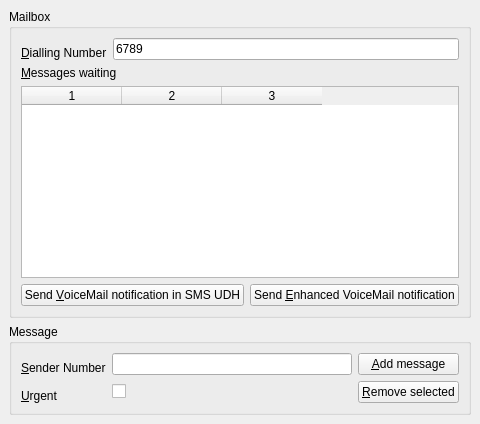
     <widget class="QWidget" name="tab_4">
      <attribute name="title">
       <string>VoiceMail</string>
      </attribute>
      <layout class="QVBoxLayout">
       <property name="spacing">
        <number>6</number>
       </property>
       <property name="leftMargin">
        <number>9</number>
       </property>
       <property name="topMargin">
        <number>9</number>
       </property>
       <property name="rightMargin">
        <number>9</number>
       </property>
       <property name="bottomMargin">
        <number>9</number>
       </property>
       <item>
        <widget class="QGroupBox" name="gbMailbox">
         <property name="title">
          <string>Mailbox</string>
         </property>
         <layout class="QVBoxLayout">
          <item>
           <layout class="QGridLayout">
            <item row="0" column="0">
             <widget class="QLabel" name="lblDiallingNumber">
              <property name="text">
               <string>&amp;Dialling Number</string>
              </property>
              <property name="alignment">
               <set>Qt::AlignBottom|Qt::AlignLeading|Qt::AlignLeft</set>
              </property>
              <property name="buddy">
               <cstring>leServiceDiallingNumber</cstring>
              </property>
             </widget>
            </item>
            <item row="0" column="1">
             <widget class="QLineEdit" name="leServiceDiallingNumber">
              <property name="inputMask">
               <string/>
              </property>
              <property name="text">
               <string>6789</string>
              </property>
              <property name="maxLength">
               <number>12</number>
              </property>
             </widget>
            </item>
           </layout>
          </item>
          <item>
           <widget class="QLabel" name="leMessagesWaiting">
            <property name="text">
             <string>&amp;Messages waiting</string>
            </property>
            <property name="buddy">
             <cstring>twMessageList</cstring>
            </property>
           </widget>
          </item>
          <item>
           <widget class="QTableWidget" name="twMessageList">
            <property name="editTriggers">
             <set>QAbstractItemView::NoEditTriggers</set>
            </property>
            <property name="selectionMode">
             <enum>QAbstractItemView::ExtendedSelection</enum>
            </property>
            <property name="selectionBehavior">
             <enum>QAbstractItemView::SelectRows</enum>
            </property>
            <property name="showGrid">
             <bool>false</bool>
            </property>
            <property name="columnCount">
             <number>3</number>
            </property>
            <column/>
            <column/>
            <column/>
           </widget>
          </item>
          <item>
           <layout class="QGridLayout">
            <item row="0" column="0">
             <widget class="QPushButton" name="pbNotifyUDH">
              <property name="text">
               <string>Send &amp;VoiceMail notification in SMS UDH</string>
              </property>
             </widget>
            </item>
            <item row="0" column="1">
             <widget class="QPushButton" name="pbNotifyUDHEnhanced">
              <property name="text">
               <string>Send &amp;Enhanced VoiceMail notification</string>
              </property>
             </widget>
            </item>
           </layout>
          </item>
         </layout>
        </widget>
       </item>
       <item>
        <widget class="QGroupBox" name="gbMessage2">
         <property name="title">
          <string>Message</string>
         </property>
         <layout class="QVBoxLayout">
          <item>
           <layout class="QGridLayout">
            <item row="0" column="0">
             <widget class="QLabel" name="lblSenderNumber">
              <property name="text">
               <string>&amp;Sender Number</string>
              </property>
              <property name="alignment">
               <set>Qt::AlignBottom|Qt::AlignLeading|Qt::AlignLeft</set>
              </property>
              <property name="buddy">
               <cstring>leSenderNumber</cstring>
              </property>
             </widget>
            </item>
            <item row="0" column="1">
             <widget class="QLineEdit" name="leSenderNumber">
              <property name="inputMask">
               <string/>
              </property>
              <property name="maxLength">
               <number>12</number>
              </property>
             </widget>
            </item>
            <item row="0" column="2">
             <widget class="QPushButton" name="pbAddMessage">
              <property name="text">
               <string>&amp;Add message</string>
              </property>
             </widget>
            </item>
            <item row="1" column="0">
             <widget class="QLabel" name="lblPriority">
              <property name="text">
               <string>&amp;Urgent</string>
              </property>
              <property name="alignment">
               <set>Qt::AlignBottom|Qt::AlignLeading|Qt::AlignLeft</set>
              </property>
              <property name="buddy">
               <cstring>chkPriority</cstring>
              </property>
             </widget>
            </item>
            <item row="1" column="1">
             <widget class="QCheckBox" name="chkPriority">
              <property name="checked">
               <bool>false</bool>
              </property>
             </widget>
            </item>
            <item row="1" column="2">
             <widget class="QPushButton" name="pbRemoveMessage">
              <property name="text">
               <string>&amp;Remove selected</string>
              </property>
             </widget>
            </item>
           </layout>
          </item>
         </layout>
        </widget>
       </item>
      </layout>
     </widget>
